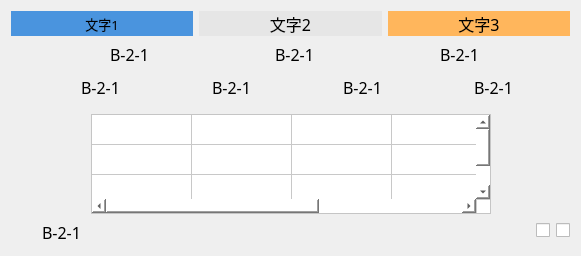
   <widget class="QWidget" name="verLayWidget13_3" native="true">
    <property name="geometry">
     <rect>
      <x>2210</x>
      <y>1050</y>
      <width>581</width>
      <height>229</height>
     </rect>
    </property>
    <layout class="QVBoxLayout" name="verLayWidget13_4">
     <item>
      <layout class="QHBoxLayout" name="horizontalLayout_212">
       <item>
        <widget class="QLabel" name="label_88">
         <property name="minimumSize">
          <size>
           <width>0</width>
           <height>25</height>
          </size>
         </property>
         <property name="maximumSize">
          <size>
           <width>16777215</width>
           <height>25</height>
          </size>
         </property>
         <property name="font">
          <font>
           <family>黑体</family>
           <pointsize>10</pointsize>
          </font>
         </property>
         <property name="autoFillBackground">
          <bool>false</bool>
         </property>
         <property name="styleSheet">
          <string notr="true">background-color: rgb(74, 148, 222);</string>
         </property>
         <property name="text">
          <string>文字1</string>
         </property>
         <property name="alignment">
          <set>Qt::AlignCenter</set>
         </property>
        </widget>
       </item>
       <item>
        <widget class="QLabel" name="label_92">
         <property name="minimumSize">
          <size>
           <width>0</width>
           <height>25</height>
          </size>
         </property>
         <property name="maximumSize">
          <size>
           <width>16777215</width>
           <height>25</height>
          </size>
         </property>
         <property name="font">
          <font>
           <family>黑体</family>
           <pointsize>12</pointsize>
          </font>
         </property>
         <property name="autoFillBackground">
          <bool>false</bool>
         </property>
         <property name="styleSheet">
          <string notr="true">background-color: rgb(230, 230, 230);</string>
         </property>
         <property name="text">
          <string>文字2</string>
         </property>
         <property name="alignment">
          <set>Qt::AlignCenter</set>
         </property>
        </widget>
       </item>
       <item>
        <widget class="QLabel" name="label_94">
         <property name="minimumSize">
          <size>
           <width>0</width>
           <height>25</height>
          </size>
         </property>
         <property name="maximumSize">
          <size>
           <width>16777215</width>
           <height>25</height>
          </size>
         </property>
         <property name="font">
          <font>
           <family>黑体</family>
           <pointsize>12</pointsize>
          </font>
         </property>
         <property name="autoFillBackground">
          <bool>false</bool>
         </property>
         <property name="styleSheet">
          <string notr="true">background-color: rgb(255, 182, 92);</string>
         </property>
         <property name="text">
          <string>文字3</string>
         </property>
         <property name="alignment">
          <set>Qt::AlignCenter</set>
         </property>
        </widget>
       </item>
      </layout>
     </item>
     <item>
      <layout class="QHBoxLayout" name="horizontalLayout_213">
       <item>
        <layout class="QHBoxLayout" name="horizontalLayout_214"/>
       </item>
       <item>
        <layout class="QHBoxLayout" name="horizontalLayout_215">
         <item>
          <widget class="QLabel" name="label_100">
           <property name="minimumSize">
            <size>
             <width>25</width>
             <height>25</height>
            </size>
           </property>
           <property name="maximumSize">
            <size>
             <width>25</width>
             <height>25</height>
            </size>
           </property>
           <property name="styleSheet">
            <string notr="true">border-image: url(:/img/false.png);</string>
           </property>
           <property name="text">
            <string/>
           </property>
          </widget>
         </item>
         <item>
          <widget class="QLabel" name="label1_163">
           <property name="minimumSize">
            <size>
             <width>60</width>
             <height>25</height>
            </size>
           </property>
           <property name="maximumSize">
            <size>
             <width>60</width>
             <height>25</height>
            </size>
           </property>
           <property name="font">
            <font>
             <family>黑体</family>
             <pointsize>12</pointsize>
            </font>
           </property>
           <property name="text">
            <string>B-2-1</string>
           </property>
          </widget>
         </item>
        </layout>
       </item>
       <item>
        <layout class="QHBoxLayout" name="horizontalLayout_216">
         <item>
          <widget class="QLabel" name="label_121">
           <property name="minimumSize">
            <size>
             <width>25</width>
             <height>25</height>
            </size>
           </property>
           <property name="maximumSize">
            <size>
             <width>25</width>
             <height>25</height>
            </size>
           </property>
           <property name="styleSheet">
            <string notr="true">border-image: url(:/img/false.png);</string>
           </property>
           <property name="text">
            <string/>
           </property>
          </widget>
         </item>
         <item>
          <widget class="QLabel" name="label1_164">
           <property name="minimumSize">
            <size>
             <width>60</width>
             <height>25</height>
            </size>
           </property>
           <property name="maximumSize">
            <size>
             <width>60</width>
             <height>25</height>
            </size>
           </property>
           <property name="font">
            <font>
             <family>黑体</family>
             <pointsize>12</pointsize>
            </font>
           </property>
           <property name="text">
            <string>B-2-1</string>
           </property>
          </widget>
         </item>
        </layout>
       </item>
       <item>
        <layout class="QHBoxLayout" name="horizontalLayout_217">
         <item>
          <widget class="QLabel" name="label_122">
           <property name="minimumSize">
            <size>
             <width>25</width>
             <height>25</height>
            </size>
           </property>
           <property name="maximumSize">
            <size>
             <width>25</width>
             <height>25</height>
            </size>
           </property>
           <property name="styleSheet">
            <string notr="true">border-image: url(:/img/false.png);</string>
           </property>
           <property name="text">
            <string/>
           </property>
          </widget>
         </item>
         <item>
          <widget class="QLabel" name="label1_165">
           <property name="minimumSize">
            <size>
             <width>60</width>
             <height>25</height>
            </size>
           </property>
           <property name="maximumSize">
            <size>
             <width>60</width>
             <height>25</height>
            </size>
           </property>
           <property name="font">
            <font>
             <family>黑体</family>
             <pointsize>12</pointsize>
            </font>
           </property>
           <property name="text">
            <string>B-2-1</string>
           </property>
          </widget>
         </item>
        </layout>
       </item>
      </layout>
     </item>
     <item>
      <layout class="QHBoxLayout" name="horizontalLayout_218">
       <item>
        <layout class="QHBoxLayout" name="horizontalLayout_219">
         <item>
          <widget class="QLabel" name="label_123">
           <property name="minimumSize">
            <size>
             <width>30</width>
             <height>30</height>
            </size>
           </property>
           <property name="maximumSize">
            <size>
             <width>30</width>
             <height>25</height>
            </size>
           </property>
           <property name="text">
            <string/>
           </property>
          </widget>
         </item>
         <item>
          <widget class="QLabel" name="label1_166">
           <property name="minimumSize">
            <size>
             <width>60</width>
             <height>25</height>
            </size>
           </property>
           <property name="maximumSize">
            <size>
             <width>60</width>
             <height>25</height>
            </size>
           </property>
           <property name="font">
            <font>
             <family>黑体</family>
             <pointsize>12</pointsize>
            </font>
           </property>
           <property name="text">
            <string>B-2-1</string>
           </property>
          </widget>
         </item>
        </layout>
       </item>
       <item>
        <layout class="QHBoxLayout" name="horizontalLayout_220">
         <item>
          <widget class="QLabel" name="label_124">
           <property name="minimumSize">
            <size>
             <width>25</width>
             <height>25</height>
            </size>
           </property>
           <property name="maximumSize">
            <size>
             <width>25</width>
             <height>25</height>
            </size>
           </property>
           <property name="styleSheet">
            <string notr="true">border-image: url(:/img/false.png);</string>
           </property>
           <property name="text">
            <string/>
           </property>
          </widget>
         </item>
         <item>
          <widget class="QLabel" name="label1_167">
           <property name="minimumSize">
            <size>
             <width>60</width>
             <height>25</height>
            </size>
           </property>
           <property name="maximumSize">
            <size>
             <width>60</width>
             <height>25</height>
            </size>
           </property>
           <property name="font">
            <font>
             <family>黑体</family>
             <pointsize>12</pointsize>
            </font>
           </property>
           <property name="text">
            <string>B-2-1</string>
           </property>
          </widget>
         </item>
        </layout>
       </item>
       <item>
        <layout class="QHBoxLayout" name="horizontalLayout_221">
         <item>
          <widget class="QLabel" name="label_126">
           <property name="minimumSize">
            <size>
             <width>25</width>
             <height>25</height>
            </size>
           </property>
           <property name="maximumSize">
            <size>
             <width>25</width>
             <height>25</height>
            </size>
           </property>
           <property name="styleSheet">
            <string notr="true">border-image: url(:/img/false.png);</string>
           </property>
           <property name="text">
            <string/>
           </property>
          </widget>
         </item>
         <item>
          <widget class="QLabel" name="label1_168">
           <property name="minimumSize">
            <size>
             <width>60</width>
             <height>25</height>
            </size>
           </property>
           <property name="maximumSize">
            <size>
             <width>60</width>
             <height>25</height>
            </size>
           </property>
           <property name="font">
            <font>
             <family>黑体</family>
             <pointsize>12</pointsize>
            </font>
           </property>
           <property name="text">
            <string>B-2-1</string>
           </property>
          </widget>
         </item>
        </layout>
       </item>
       <item>
        <layout class="QHBoxLayout" name="horizontalLayout_222">
         <item>
          <widget class="QLabel" name="label_70">
           <property name="minimumSize">
            <size>
             <width>25</width>
             <height>25</height>
            </size>
           </property>
           <property name="maximumSize">
            <size>
             <width>25</width>
             <height>25</height>
            </size>
           </property>
           <property name="styleSheet">
            <string notr="true">border-image: url(:/img/false.png);</string>
           </property>
           <property name="text">
            <string/>
           </property>
          </widget>
         </item>
         <item>
          <widget class="QLabel" name="label1_169">
           <property name="minimumSize">
            <size>
             <width>60</width>
             <height>25</height>
            </size>
           </property>
           <property name="maximumSize">
            <size>
             <width>60</width>
             <height>25</height>
            </size>
           </property>
           <property name="font">
            <font>
             <family>黑体</family>
             <pointsize>12</pointsize>
            </font>
           </property>
           <property name="text">
            <string>B-2-1</string>
           </property>
          </widget>
         </item>
        </layout>
       </item>
      </layout>
     </item>
     <item>
      <layout class="QHBoxLayout" name="horizontalLayout_223">
       <item>
        <spacer name="horizontalSpacer_52">
         <property name="orientation">
          <enum>Qt::Horizontal</enum>
         </property>
         <property name="sizeHint" stdset="0">
          <size>
           <width>40</width>
           <height>20</height>
          </size>
         </property>
        </spacer>
       </item>
       <item>
        <widget class="QTableWidget" name="tableWidget13_2">
         <property name="minimumSize">
          <size>
           <width>400</width>
           <height>100</height>
          </size>
         </property>
         <property name="maximumSize">
          <size>
           <width>400</width>
           <height>90</height>
          </size>
         </property>
         <property name="font">
          <font>
           <family>黑体</family>
           <pointsize>11</pointsize>
          </font>
         </property>
         <property name="autoFillBackground">
          <bool>false</bool>
         </property>
         <property name="styleSheet">
          <string notr="true">gridline-color: rgb(200, 200, 200);
background-color: rgb(255, 255, 255);
</string>
         </property>
         <property name="dragDropOverwriteMode">
          <bool>true</bool>
         </property>
         <property name="selectionMode">
          <enum>QAbstractItemView::NoSelection</enum>
         </property>
         <property name="showGrid">
          <bool>true</bool>
         </property>
         <property name="gridStyle">
          <enum>Qt::SolidLine</enum>
         </property>
         <property name="sortingEnabled">
          <bool>false</bool>
         </property>
         <property name="wordWrap">
          <bool>true</bool>
         </property>
         <property name="cornerButtonEnabled">
          <bool>true</bool>
         </property>
         <property name="rowCount">
          <number>3</number>
         </property>
         <property name="columnCount">
          <number>5</number>
         </property>
         <attribute name="horizontalHeaderVisible">
          <bool>false</bool>
         </attribute>
         <attribute name="horizontalHeaderCascadingSectionResizes">
          <bool>false</bool>
         </attribute>
         <attribute name="horizontalHeaderHighlightSections">
          <bool>true</bool>
         </attribute>
         <attribute name="horizontalHeaderShowSortIndicator" stdset="0">
          <bool>false</bool>
         </attribute>
         <attribute name="horizontalHeaderStretchLastSection">
          <bool>true</bool>
         </attribute>
         <attribute name="verticalHeaderVisible">
          <bool>false</bool>
         </attribute>
         <attribute name="verticalHeaderCascadingSectionResizes">
          <bool>false</bool>
         </attribute>
         <attribute name="verticalHeaderHighlightSections">
          <bool>true</bool>
         </attribute>
         <attribute name="verticalHeaderShowSortIndicator" stdset="0">
          <bool>false</bool>
         </attribute>
         <attribute name="verticalHeaderStretchLastSection">
          <bool>true</bool>
         </attribute>
         <row>
          <property name="text">
           <string>新建行</string>
          </property>
          <property name="font">
           <font>
            <family>Agency FB</family>
            <pointsize>11</pointsize>
           </font>
          </property>
         </row>
         <row>
          <property name="text">
           <string>新建行</string>
          </property>
          <property name="font">
           <font>
            <family>Agency FB</family>
            <pointsize>11</pointsize>
           </font>
          </property>
         </row>
         <row/>
         <column>
          <property name="text">
           <string>新建列</string>
          </property>
          <property name="font">
           <font>
            <pointsize>11</pointsize>
           </font>
          </property>
          <property name="foreground">
           <brush brushstyle="SolidPattern">
            <color alpha="255">
             <red>0</red>
             <green>0</green>
             <blue>0</blue>
            </color>
           </brush>
          </property>
         </column>
         <column>
          <property name="text">
           <string>新建列</string>
          </property>
          <property name="font">
           <font>
            <pointsize>11</pointsize>
           </font>
          </property>
         </column>
         <column>
          <property name="text">
           <string>新建列</string>
          </property>
          <property name="font">
           <font>
            <family>Agency FB</family>
            <pointsize>11</pointsize>
           </font>
          </property>
         </column>
         <column>
          <property name="text">
           <string>新建列</string>
          </property>
          <property name="font">
           <font>
            <family>Agency FB</family>
            <pointsize>11</pointsize>
           </font>
          </property>
         </column>
         <column/>
         <item row="0" column="0">
          <property name="text">
           <string/>
          </property>
          <property name="font">
           <font>
            <pointsize>11</pointsize>
           </font>
          </property>
         </item>
        </widget>
       </item>
       <item>
        <spacer name="horizontalSpacer_53">
         <property name="orientation">
          <enum>Qt::Horizontal</enum>
         </property>
         <property name="sizeHint" stdset="0">
          <size>
           <width>40</width>
           <height>20</height>
          </size>
         </property>
        </spacer>
       </item>
      </layout>
     </item>
     <item>
      <layout class="QHBoxLayout" name="horizontalLayout_224">
       <item>
        <widget class="QLabel" name="label_127">
         <property name="minimumSize">
          <size>
           <width>25</width>
           <height>25</height>
          </size>
         </property>
         <property name="maximumSize">
          <size>
           <width>25</width>
           <height>25</height>
          </size>
         </property>
         <property name="styleSheet">
          <string notr="true">border-image: url(:/img/false.png);</string>
         </property>
         <property name="text">
          <string/>
         </property>
        </widget>
       </item>
       <item>
        <widget class="QLabel" name="label1_170">
         <property name="minimumSize">
          <size>
           <width>60</width>
           <height>30</height>
          </size>
         </property>
         <property name="maximumSize">
          <size>
           <width>60</width>
           <height>25</height>
          </size>
         </property>
         <property name="font">
          <font>
           <family>黑体</family>
           <pointsize>12</pointsize>
          </font>
         </property>
         <property name="text">
          <string>B-2-1</string>
         </property>
        </widget>
       </item>
       <item>
        <spacer name="horizontalSpacer_54">
         <property name="orientation">
          <enum>Qt::Horizontal</enum>
         </property>
         <property name="sizeHint" stdset="0">
          <size>
           <width>40</width>
           <height>20</height>
          </size>
         </property>
        </spacer>
       </item>
       <item>
        <widget class="QCheckBox" name="checkBox_33">
         <property name="maximumSize">
          <size>
           <width>16777215</width>
           <height>30</height>
          </size>
         </property>
         <property name="styleSheet">
          <string notr="true">QCheckBox::indicator:unchecked {
width:80px;height:25px; image:url(:/img/Off.png);
}
QCheckBox::indicator:checked {
width:80px;height:25px; image:url(:/img/On.png);
}</string>
         </property>
         <property name="text">
          <string/>
         </property>
        </widget>
       </item>
       <item>
        <widget class="QCheckBox" name="checkBox_38">
         <property name="maximumSize">
          <size>
           <width>16777215</width>
           <height>30</height>
          </size>
         </property>
         <property name="styleSheet">
          <string notr="true">QCheckBox::indicator:unchecked {
width:80px;height:25px; image:url(:/img/Off.png);
}
QCheckBox::indicator:checked {
width:80px;height:25px; image:url(:/img/On.png);
}</string>
         </property>
         <property name="text">
          <string/>
         </property>
        </widget>
       </item>
      </layout>
     </item>
    </layout>
   </widget>
